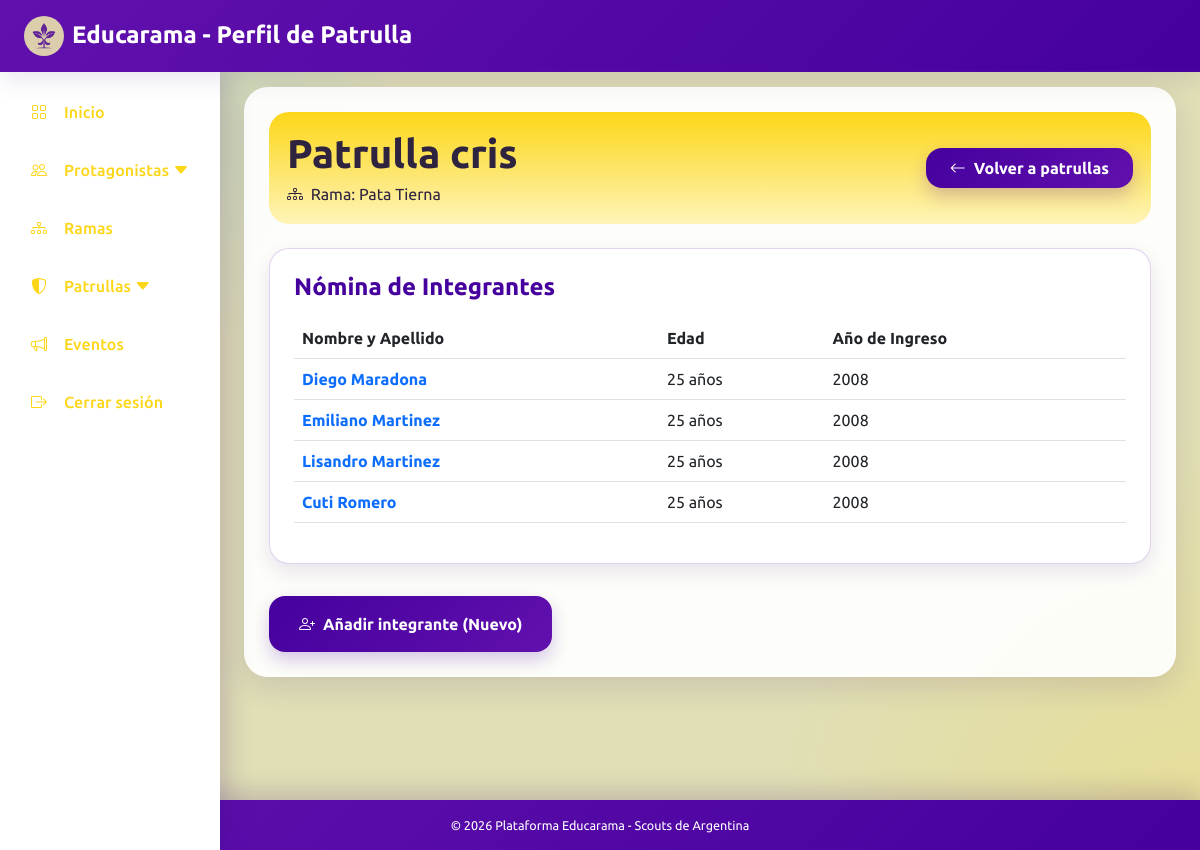
Screenshot of /views/pages/perfil_patrulla.php?id=3 (signed in) with the database file from the repository.
### tables this page shows
CREATE TABLE `patrulla` (
  `id` int(11) NOT NULL,
  `nombre` varchar(100) DEFAULT NULL,
  `id_rama` int(11) DEFAULT NULL
);

CREATE TABLE `rama` (
  `id` int(11) NOT NULL,
  `nombre` varchar(100) DEFAULT NULL,
  `id_grupo` int(11) NOT NULL,
  `id_rama` int(11) NOT NULL
);

CREATE TABLE `protagonista` (
  `id` int(11) NOT NULL,
  `promesa` tinyint(1) DEFAULT NULL,
  `id_persona` int(11) NOT NULL,
  `id_rama` int(11) NOT NULL,
  `id_patrulla` int(11) DEFAULT NULL,
  `anio_ingreso` int(11) DEFAULT NULL
);

CREATE TABLE `persona` (
  `id` int(11) NOT NULL,
  `dni` int(11) NOT NULL,
  `nombre` varchar(100) DEFAULT NULL,
  `apellido` varchar(100) DEFAULT NULL,
  `fecha_nacimiento` date DEFAULT NULL
);

### src/Controladores/PatrullaController.php (called while the page is built, shortened)
<?php
require_once __DIR__ . '/../Datos/Database.php';
require_once __DIR__ . '/../Datos/PatrullaRepository.php';
require_once __DIR__ . '/../Servicios/PatrullaService.php';
class PatrullaController
{
    private PatrullaService $servicio;
    public function __construct()
    {
        $conexion = Database::getConexion();
        $repositorio = new PatrullaRepository($conexion);
        $this->servicio = new PatrullaService($repositorio);
    }
    public function obtenerPatrullaPorId(int $id): ?array
    {
        return $this->servicio->obtenerPorId($id);
    }
    public function obtenerIntegrantesPorPatrulla(int $idPatrulla): array
    {
        return $this->servicio->obtenerIntegrantes($idPatrulla);
    }
}

### src/Servicios/PatrullaService.php (called while the page is built, shortened)
<?php
class PatrullaService
{
    private PatrullaRepository $repositorio;
    public function __construct(PatrullaRepository $repositorio)
    {
        $this->repositorio = $repositorio;
    }
    public function obtenerPorId(int $id): ?array
    {
        return $this->repositorio->obtenerPorId($id);
    }
    public function obtenerIntegrantes(int $idPatrulla): array
    {
        return $this->repositorio->obtenerIntegrantes($idPatrulla);
    }
}
?>

### src/Datos/PatrullaRepository.php (called while the page is built, shortened)
<?php
class PatrullaRepository
{
    private PDO $conexion;
    public function __construct(PDO $conexion)
    {
        $this->conexion = $conexion;
    }
    public function obtenerPorId(int $id): ?array
    {
        $stmt = $this->conexion->prepare("
            SELECT
                p.id,
                p.nombre,
                p.id_rama,
                r.nombre AS rama,
                r.id_rama AS id_categoria_rama
            FROM patrulla p
            LEFT JOIN rama r ON p.id_rama = r.id
            WHERE p.id = :id
        ");
        $stmt->execute([':id' => $id]);
        return $stmt->fetch(PDO::FETCH_ASSOC) ?: null;
    }
    public function obtenerIntegrantes(int $idPatrulla): array
    {
        $stmt = $this->conexion->prepare("
            SELECT
                p.id,
                p.anio_ingreso,
                per.nombre,
                per.apellido,
                per.fecha_nacimiento
            FROM protagonista p
            INNER JOIN persona per ON p.id_persona = per.id
            WHERE p.id_patrulla = :id_patrulla
            ORDER BY per.apellido ASC
        ");
        $stmt->execute(['id_patrulla' => $idPatrulla]);
        return $stmt->fetchAll(PDO::FETCH_ASSOC);
    }
}
?>

### src/Helpers/RamaHelper.php (called while the page is built)
<?php
if (!function_exists('claseRama')) {
    function claseRama($idCategoria): string
    {
        return match ((int) $idCategoria) {
            1 => 'rama-manada',
            2 => 'rama-unidad',
            3 => 'rama-caminantes',
            4 => 'rama-rover',
            default => '',
        };
    }
}

### views/pages/perfil_patrulla.php (the view, shortened to what this page needs)
<?php
require_once __DIR__ . '/../../src/Controladores/PatrullaController.php';
require_once __DIR__ . '/../../src/Helpers/RamaHelper.php';
$controlador = new PatrullaController();
$idPatrulla = $_GET['id'] ?? null;
$patrulla = null;
$integrantes = [];
try {
    $patrulla = $controlador->obtenerPatrullaPorId((int)$idPatrulla);
    $integrantes = $controlador->obtenerIntegrantesPorPatrulla((int)$idPatrulla);
} catch (Exception $e) {
    $error = $e->getMessage();
}
$claseRamaBody = ($patrulla && isset($patrulla['id_categoria_rama'])) ? claseRama($patrulla['id_categoria_rama']) : '';
?>
<!DOCTYPE html>
<html lang="es">
<head>
    <link href="https://cdn.jsdelivr.net/npm/bootstrap@5.3.0/dist/css/bootstrap.min.css" rel="stylesheet">
    <link rel="stylesheet" href="https://cdnjs.cloudflare.com/ajax/libs/bootstrap-icons/1.10.5/font/bootstrap-icons.min.css">
    <link rel="stylesheet" href="/Educarama/public/css/styles.css?v=1.5">
</head>
<body class="<?= $claseRamaBody ?>">
<?php
include __DIR__ . '/includes/barra_superior.php';
include __DIR__ . '/includes/menu_lateral.php';
?>
<div class="main-content-wrapper">
    <div class="container contenedor-principal p-4">
        <div class="barra-superior-inst mb-4 gap-3 d-flex flex-wrap
        justify-content-between align-items-center
         ">
            <div>
                <h1 class="fw-bold mb-1">
                    Patrulla <?= htmlspecialchars($patrulla['nombre'] ?? 'Desconocida') ?>
                </h1>
                <p class="mb-0">
                    <i class="bi bi-diagram-3 me-1"></i> Rama: <?= htmlspecialchars($patrulla['rama'] ?? 'Sin rama') ?>
                </p>
            </div>
            <a href="/Educarama/views/pages/patrullas.php" class="boton-primario px-4 py-2 fw-bold text-decoration-none">
                <i class="bi bi-arrow-left me-2"></i>Volver a patrullas
            </a>
        </div>
        <div class="tarjeta-blanca-borde p-4">
            <div class="d-flex justify-content-between align-items-center mb-3 flex-wrap gap-2">
                <h2 class="h4 texto-violeta fw-bold mb-0">Nómina de Integrantes</h2>
            </div>
            <?php if (!empty($integrantes)): ?>
                <div class="table-responsive">
                    <table class="table align-middle">
                        <thead>
                            <tr>
                                <th>Nombre y Apellido</th>
                                <th>Edad</th>
                                <th>Año de Ingreso</th>
                            </tr>
                        </thead>
                        <tbody>
                            <?php foreach ($integrantes as $integrante): ?>
                                <tr>
                                    <td>
                                        <a href="/Educarama/views/pages/perfil_protagonista.php?id=<?= $integrante['id'] ?>" class="text-decoration-none fw-bold">
                                            <?= htmlspecialchars($integrante['nombre']) ?> <?= htmlspecialchars($integrante['apellido']) ?>
                                        </a>
                                    </td>
                                    <td>
                                        <?php
                                        if (!empty($integrante['fecha_nacimiento'])) {
                                            $fechaNacimiento = new DateTime($integrante['fecha_nacimiento']);
                                            $hoy = new DateTime();
                                            $edad = $hoy->diff($fechaNacimiento)->y;
                                            echo $edad . " años";
                                        } else {
                                            echo "<span class='text-muted'>Sin datos</span>";
                                        }
                                        ?>
                                    </td>
                                    <td>
                                        <?= !empty($integrante['anio_ingreso']) ? htmlspecialchars($integrante['anio_ingreso']) : "<span class='text-muted'>Sin datos</span>" ?>
                                    </td>
                                </tr>
                            <?php endforeach; ?>
                        </tbody>
                    </table>
                </div>
            <?php else: ?>
                <p class="text-muted">Esta patrulla aún no tiene protagonistas asignados.</p>
            <?php endif; ?>
        </div>
        <div class="row g-3 mt-3">
            <div class="col-12 col-md-4">
                <a href="alta_protagonista.php"
                   class="boton-primario w-100 py-3 fw-bold text-decoration-none text-center d-block">
                   <i class="bi bi-person-plus me-2"></i>Añadir integrante (Nuevo)
                </a>
            </div>
        </div>
    </div>
</div>
<?php include __DIR__ . '/includes/barra_inferior.php'; ?>
</body>
</html>

### public/css/styles.css (style rules this page uses)
:root { --celeste-inst: #00aaf2; --violeta-primario: #45009e; --violeta-secundario: #a068d4; --violeta-oscuro: #320071; --orquidea-bordes: #6110ad; --lila-cards: #b85bee; --beige-fondo: #e0dfb6; --blanco: #ffffff; --texto-principal: #2f2440; --texto-suave: #6f647c; --borde-suave: rgba(97, 16, 173, 0.18); --sombra-suave: 0 10px 30px rgba(50, 0, 113, 0.12); --sombra-card: 0 8px 20px rgba(50, 0, 113, 0.1); --scout-amarillo: hsl(50, 98%, 54%); --scout-verde: #00a651; --scout-celeste: #00aaf2; --scout-rojo: #e30613; --scout-amarillo-claro: #fef4b8; --scout-verde-claro: #b3e8cb; --scout-celeste-claro: #b3e6fa; --scout-rojo-claro: #f9b2b6; --rama-primario: var(--violeta-primario); --rama-secundario: var(--violeta-secundario); --sidebar-width: 220px; --sidebar-mobile-width: 68px; --navbar-height: 72px; --footer-height: 50px; }
.rama-manada { --rama-primario: var(--scout-amarillo); --rama-secundario: var(--scout-amarillo-claro); }
body.rama-manada { --rama-primario: var(--scout-amarillo); --rama-secundario: var(--scout-amarillo-claro); }
* { box-sizing: border-box; }
html, body { min-height: 100%; }
body { margin: 0; font-family: "Ubuntu", "Segoe UI", Tahoma, Geneva, Verdana, sans-serif; font-weight: 400; color: var(--texto-principal); background: radial-gradient( circle at top left, rgba(0, 170, 242, 0.16), transparent 28% ), radial-gradient( circle at bottom right, rgba(253, 214, 23, 0.2), transparent 30% ), var(--beige-fondo); }
h1, h2, h3, h4, h5, h6 { font-family: "Ubuntu", sans-serif; font-weight: 700; }
.texto-violeta { color: var(--violeta-primario); }
.main-content-wrapper { padding: calc(var(--navbar-height) + 15px) 24px calc(var(--footer-height) + 40px); min-height: 100vh; margin-left: var(--sidebar-width); }
.contenedor-principal { background: rgba(255, 255, 255, 0.92); border-radius: 24px; box-shadow: var(--sombra-suave); border: 1px solid rgba(255, 255, 255, 0.7); max-width: 1100px; }
.barra-superior-inst { background: linear-gradient( 180deg, var(--rama-primario), var(--rama-secundario) ); padding: 18px; border-radius: 20px; box-shadow: var(--borde-suave); }
.tarjeta-blanca-borde { background-color: #ffffff; border: 1px solid var(--borde-suave); border-radius: 20px; box-shadow: var(--sombra-card); }
.boton-primario { background: linear-gradient( 135deg, var(--violeta-primario), var(--orquidea-bordes) ); color: white; border: none; border-radius: 16px; transition: all 0.22s ease; box-shadow: 0 8px 18px rgba(69, 0, 158, 0.22); }

### rows the page displays
patrulla: nombre "cris", id_rama.nombre "Pata Tierna"
protagonista: persona.nombre "Diego", persona.apellido "Maradona", anio_ingreso "2008"
protagonista: persona.nombre "Emiliano", persona.apellido "Martinez", anio_ingreso "2008"
protagonista: persona.nombre "Lisandro", persona.apellido "Martinez", anio_ingreso "2008"
protagonista: persona.nombre "Cuti", persona.apellido "Romero", anio_ingreso "2008"

### other values shown
$tituloPagina "Perfil de Patrulla"
